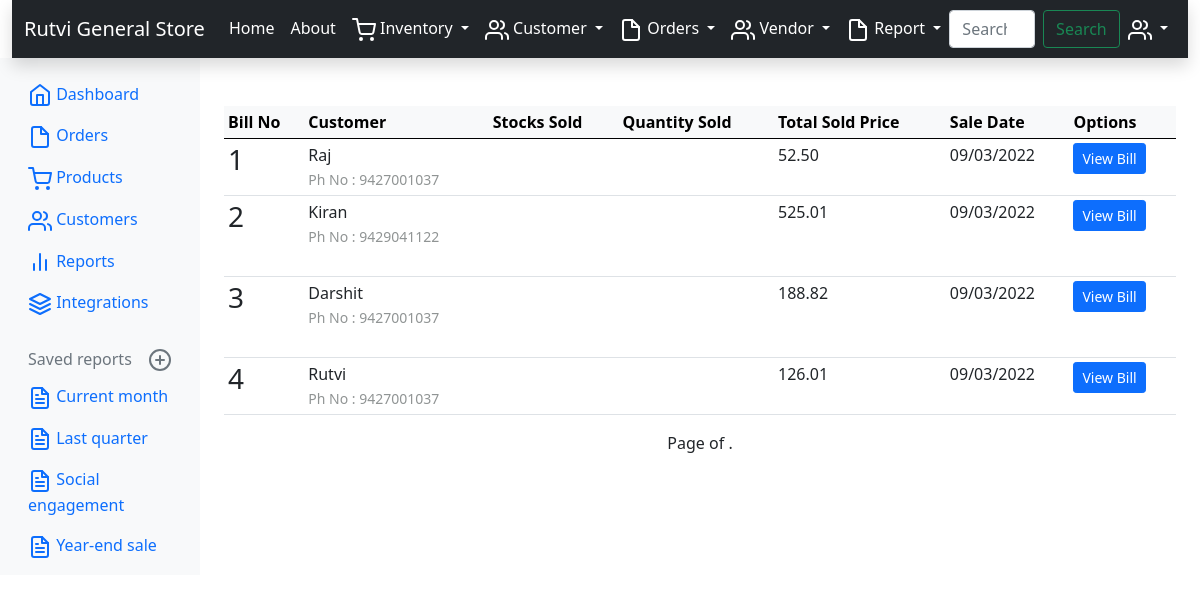
Page /archive/ on the committed database.
### inventory/models.py (models this page shows, shortened)
class SoftDeleteModel(models.Model):
    is_deleted = models.BooleanField(default=False)
    deleted_at = models.DateTimeField(null=True, blank=True, default=None)
    objects = SoftDeleteManager()
    all_objects = models.Manager()
    class Meta:
        abstract = True

class Invoice(SoftDeleteModel):
    user = models.ForeignKey(User, null=True, blank=True, on_delete=models.SET_NULL)
    invoice_number = models.IntegerField()
    date = models.DateField()
    customer = models.ForeignKey(Customer, on_delete=models.SET_NULL, null=True)
    invoice_json = models.TextField()
    total_amt_with_gst = models.DecimalField(max_digits=10, decimal_places=2)
    total_amt_without_gst=models.DecimalField(max_digits=10, decimal_places=2)
    total_amt_cgst = models.DecimalField(max_digits=10, decimal_places=2)
    total_amt_sgst = models.DecimalField(max_digits=10, decimal_places=2)
    total_amt_igst = models.DecimalField(max_digits=10, decimal_places=2)
    igstcheck = models.BooleanField()
    eway_number = models.CharField(max_length=20, blank=True, null=True)
    lr_number = models.CharField(max_length=10, blank=True, null=True)
    vehicle_number = models.CharField(max_length=20, blank=True, null=True)
    po_number = models.CharField(max_length=50, blank=True, null=True)
    challan_number = models.CharField(max_length=20, blank=True, null=True)
    class Meta:
        ordering = ('invoice_number',)
    def get_items_list(self):
        return InvoiceItem.objects.filter(invoice=self)
    def get_total_price(self):
        saleitems = InvoiceItem.objects.filter(invoice=self)
        total = 0
        for item in saleitems:
            total += item.amt_with_gst
        return total

class Customer(SoftDeleteModel):
    user = models.ForeignKey(User, null=True, blank=True, on_delete=models.SET_NULL)
    name = models.CharField(max_length=200)
    address = models.CharField(max_length=250)
    city = models.CharField(max_length=100)
    zip = models.CharField(max_length=10, blank=True, null=True)
    phone = models.CharField(max_length=14)
    email = models.EmailField(blank=True, null=True, max_length=100)
    gstin = models.CharField(max_length=15, blank=True, null=True)
    class Meta:
        ordering = ('name',)

class InvoiceItem(SoftDeleteModel):
    user = models.ForeignKey(User, null=True, blank=True, on_delete=models.SET_NULL)
    invoice = models.ForeignKey(Invoice, on_delete=models.SET_NULL, null=True, related_name='invoiceitem')
    product = models.ForeignKey(Product, on_delete=models.SET_NULL, null=True)
    quantity = models.DecimalField(max_digits=10, decimal_places=2)
    rate_with_gst = models.DecimalField(max_digits=10, decimal_places=2)
    rate_without_gst = models.DecimalField(max_digits=10, decimal_places=2)
    amt_with_gst = models.DecimalField(max_digits=10, decimal_places=2)
    amt_without_gst = models.DecimalField(max_digits=10, decimal_places=2)
    amt_cgst = models.DecimalField(max_digits=10, decimal_places=2)
    amt_sgst = models.DecimalField(max_digits=10, decimal_places=2)
    amt_igst = models.DecimalField(max_digits=10, decimal_places=2)
    class Meta:
        ordering = ('invoice',)

### inventory/managers.py (called while the page is built)
    def get_queryset(self):
        return super(SoftDeleteManager, self).get_queryset().filter(deleted_at__isnull=True)

### inventory/templates/archive/invoice_archive.html (shortened to what this page needs)
{% extends "base.html" %}
{% block content %}
<table class="table table-hover table-sm mt-5">
    <thead class="table-light">
    <tr>
        <th>Bill No</th>
        <th>Customer</th>
        <th>Stocks Sold</th>
        <th>Quantity Sold</th>
        <th>Total Sold Price</th>
        <th>Sale Date</th>
        <th>Options</th>
    </tr>
    </thead>
    <tbody>
    {% for sale in latest %}
    <tr>
        <td><h3>{{ sale.invoice_number }}</h3></td>
        <td> {{ sale.customer.name }} <br> <small style="color: #909494">Ph No : {{ sale.customer.phone }}</small></td>
        <td>{% for item in sale.get_items_list %} {{ item.invoice_product.name }} <br> {% endfor %}</td>
        <td>{% for item in sale.get_items_list %} {{ item.invoice_quantity }} <br> {% endfor %}</td>
        <td>{{ sale.get_total_price }}</td>
        <td>{{ sale.date|date:'d/m/Y' }}</td>
        <td><a href="{% url 'inventory:salesbill_viewer' sale.id %}" class="btn btn-primary btn-sm">View Bill</a>
    </tr>
    {% endfor %}
    </tbody>
</table>
<div class="pagination justify-content-center">
    <span class="step-links">
        <span class="current">
            Page {{ page_obj.number }} of {{ page_obj.paginator.num_pages }}.
        </span>
    </span>
</div>
{% endblock %}

### inventory/templates/base.html (shortened to what this page needs)
{% load static %}
<!doctype html>
<html lang="en">
<head>
    <link rel="stylesheet" href="{% static 'bootstrap-5.0.2-dist/css/bootstrap.min.css'%}">
    <link rel="stylesheet" href="{% static 'DataTables/jquery.dataTables.min.css' %}">
    <link rel="stylesheet" href="{% static 'DataTables/dataTables.bootstrap4.min.css' %}">
</head>
<body>
<div class="container-fluid">
    {% include "homepage/navbar.html" %}
    <div class="row">
        {% include "homepage/sidebar.html" %}
        <main class="col-md-9 ms-sm-auto col-lg-10 px-md-4">
            {% block content %}{% endblock %}
        </main>
    </div>
</div>
</body>
</html>

### inventory/templates/homepage/navbar.html (shortened to what this page needs)
<nav class="navbar navbar-expand-lg navbar-dark bg-dark shadow">
    <div class="container-fluid">
        <a class="navbar-brand" href="{% url 'inventory:home' %}">Rutvi General Store</a>
        <div class="collapse navbar-collapse" id="navbarSupportedContent">
            <ul class="navbar-nav me-auto mb-2 mb-lg-0">
                <li class="nav-item">
                    <a class="nav-link active" aria-current="page" href="{% url 'inventory:home' %}">Home</a>
                </li>
                <li class="nav-item">
                    <a class="nav-link active" aria-current="page" href="{% url 'inventory:about' %}">About</a>
                </li>
                <li class="nav-item dropdown ">
                    <a class="nav-link active dropdown-toggle" href="#" id="navbarDropdown1" role="button"
                       data-bs-toggle="dropdown" aria-expanded="false">
                        Inventory
                    </a>
                </li>
                <li class="nav-item dropdown">
                    <a class="nav-link active dropdown-toggle" href="#" id="navbarDropdown2" role="button"
                       data-bs-toggle="dropdown" aria-expanded="false">
                        Customer
                    </a>
                </li>
                <li class="nav-item dropdown">
                    <a class="nav-link active dropdown-toggle" href="#" id="navbarDropdown3" role="button"
                       data-bs-toggle="dropdown" aria-expanded="false">
                        Orders
                    </a>
                </li>
                <li class="nav-item dropdown">
                    <a class="nav-link active dropdown-toggle" href="#" id="navbarDropdown4" role="button"
                       data-bs-toggle="dropdown" aria-expanded="false">
                        Vendor
                    </a>
                </li>
                 <li class="nav-item dropdown">
                    <a class="nav-link active dropdown-toggle" href="#" id="navbarDropdown6" role="button"
                       data-bs-toggle="dropdown" aria-expanded="false">
                        Report
                    </a>
                </li>
            </ul>
            <form class="d-flex">
                <input class="form-control me-2" type="search" placeholder="Search" aria-label="Search">
                <button class="btn btn-outline-success" type="submit">Search</button>
            </form>
            <div class="navbar-nav">
                <div class="nav-item text-nowrap">
                    <li class="nav-item dropdown">
                        <a class="nav-link active dropdown-toggle" href="#" id="navbarDropdown5" role="button"
                           data-bs-toggle="dropdown" aria-expanded="false">
                        </a>
                    </li>
                </div>
            </div>
        </div>
    </div>
</nav>

### inventory/templates/homepage/sidebar.html (shortened to what this page needs)
<nav id="sidebarMenu" class="col-md-3 col-lg-2 d-md-block bg-light sidebar collapse">
            <div class="position-sticky pt-3">
                <ul class="nav flex-column">
                    <li class="nav-item">
                        <a class="nav-link active" aria-current="page" href="{% url 'inventory:home' %}">
                            Dashboard
                        </a>
                    </li>
                    <li class="nav-item">
                        <a class="nav-link" href="#">
                            Orders
                        </a>
                    </li>
                    <li class="nav-item">
                        <a class="nav-link" href="#">
                            Products
                        </a>
                    </li>
                    <li class="nav-item">
                        <a class="nav-link" href="#">
                            Customers
                        </a>
                    </li>
                    <li class="nav-item">
                        <a class="nav-link" href="#">
                            Reports
                        </a>
                    </li>
                    <li class="nav-item">
                        <a class="nav-link" href="#">
                            Integrations
                        </a>
                    </li>
                </ul>
                <h6 class="sidebar-heading d-flex justify-content-between align-items-center px-3 mt-4 mb-1 text-muted">
                    <span>Saved reports</span>
                    <a class="link-secondary" href="#" aria-label="Add a new report">
                    </a>
                </h6>
                <ul class="nav flex-column mb-2">
                    <li class="nav-item">
                        <a class="nav-link" href="#">
                            Current month
                        </a>
                    </li>
                    <li class="nav-item">
                        <a class="nav-link" href="#">
                            Last quarter
                        </a>
                    </li>
                    <li class="nav-item">
                        <a class="nav-link" href="#">
                            Social engagement
                        </a>
                    </li>
                    <li class="nav-item">
                        <a class="nav-link" href="#">
                            Year-end sale
                        </a>
                    </li>
                </ul>
            </div>
        </nav>

### rows in the picture
Invoice: invoice_number "1", customer.name "Raj", customer.phone "9427001037", get_total_price "52.50", date "09/03/2022"
Invoice: invoice_number "2", customer.name "Kiran", customer.phone "9429041122", get_total_price "525.01", date "09/03/2022"
Invoice: invoice_number "3", customer.name "Darshit", customer.phone "9427001037", get_total_price "188.82", date "09/03/2022"
Invoice: invoice_number "4", customer.name "Rutvi", customer.phone "9427001037", get_total_price "126.01", date "09/03/2022"
